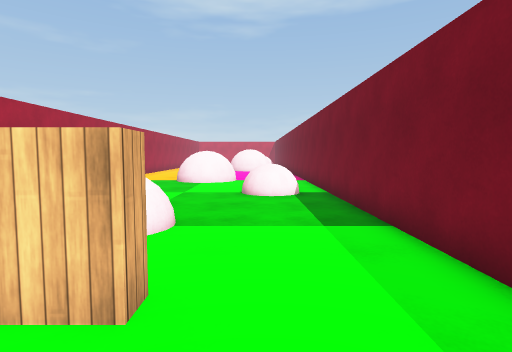
view 1 (above)

13 first-person views from a walk through a 3-D level made in the Unity game engine. The camera is 1.3 m above the floor, tilts 4° down and sees 80° across. The floor is counted in squares, 1 m on a side. Each view is taken from the middle of a square. On the plan, view 1 faces up. The plan holds only what a view shows up to about 14 squares ahead; the rest is blank. The place goes on beyond the plan. Door leaves are left out, so doorways stand open. Surface patterns are stand-ins for the level's own textures.

view 2
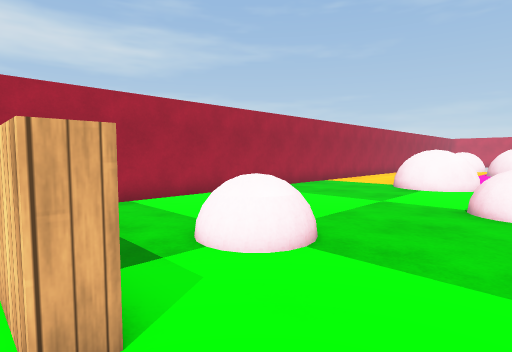

view 3
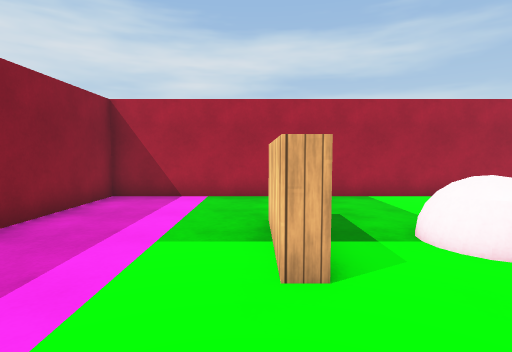

view 4
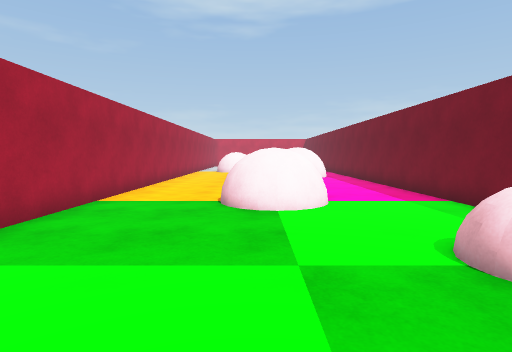

view 5
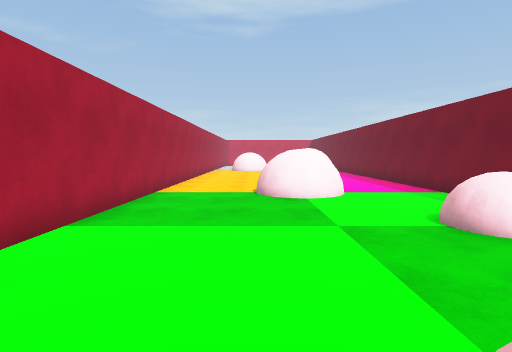

view 6
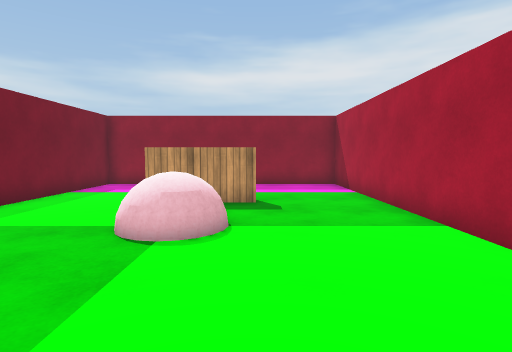

view 7
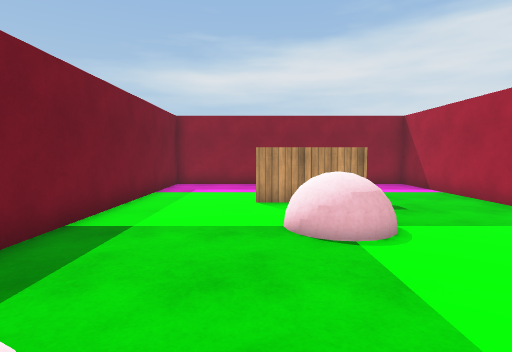

view 8
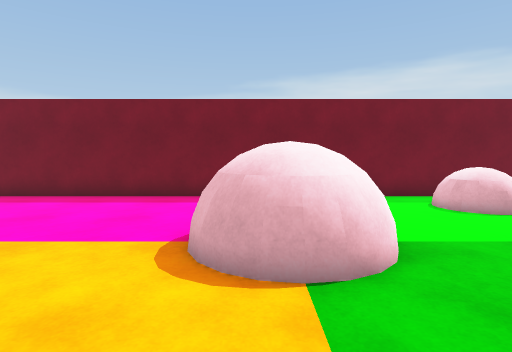

view 9
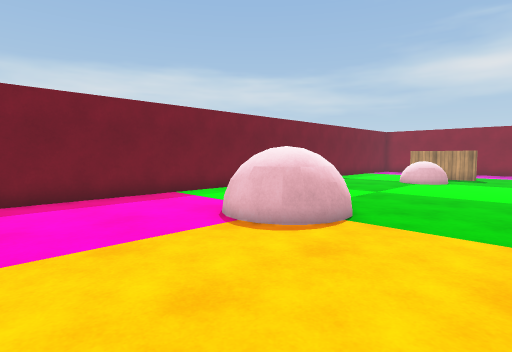

view 10
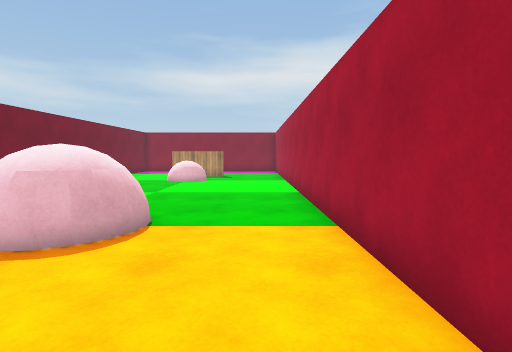

view 11
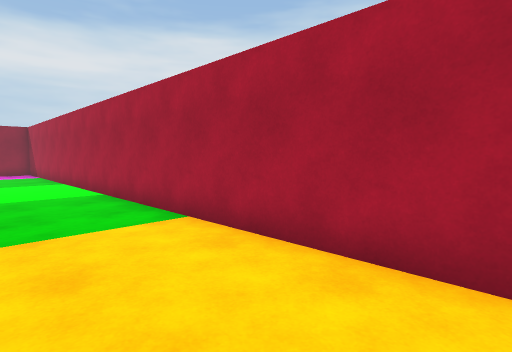

view 12
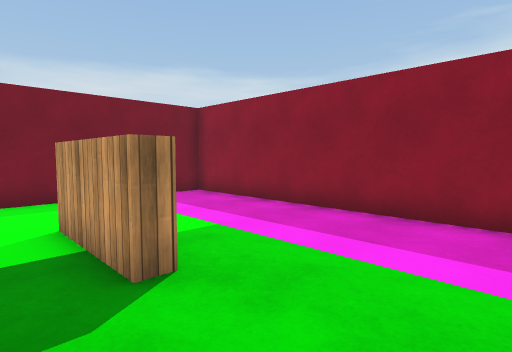

view 13
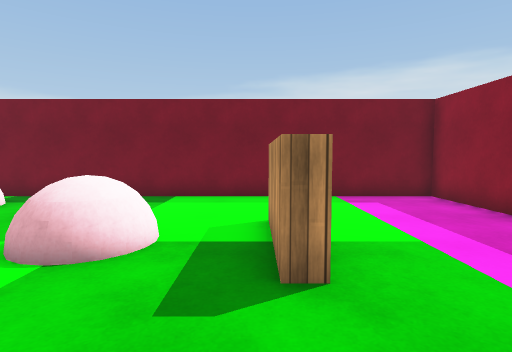

### Floor plan
Key: @ floor where view 1 was taken; # wall or solid block; . floor; D open door; = window, fence, low wall or low ledge; ^ raised ledge; O other object.
Columns run from 8 left of view 1 to 3 right of it. Each row starts with its distance up from view 1.
 21 #..........#
 20 #..........#
 19 #..........#
 18 #..........#
 17 #....==....#
 16 #...=^^=...#
 15 #...=^^=...#
 14 #....==....#
 13 #..........#
 12 #..........#
 11 #.......OO.#
 10 #.......OO.#
  9 #..........#
  8 #..........#
  7 #..........#
  6 #DDD.OO....#
  5 #DDD.OO....#
  4 #..........#
  3 #....^^....#
  2 #...^^^....#
  1 #..........#
  0 #.......@..#
 -1 #..........#
 -2 #..........#
 -3 ############

Positions as (right, up) in squares from view 1, and headings:
1: (0, 0), facing up
2: (1, 2), facing up-left
3: (2, 2), facing left
4: (-3, 7), facing up
5: (-4, 5), facing up
6: (-4, 11), facing down
7: (-1, 11), facing down
8: (-7, 16), facing right
9: (-7, 21), facing down-right
10: (-6, 21), facing down
11: (-4, 21), facing down-left
12: (-7, 4), facing down-right
13: (-7, 3), facing right
